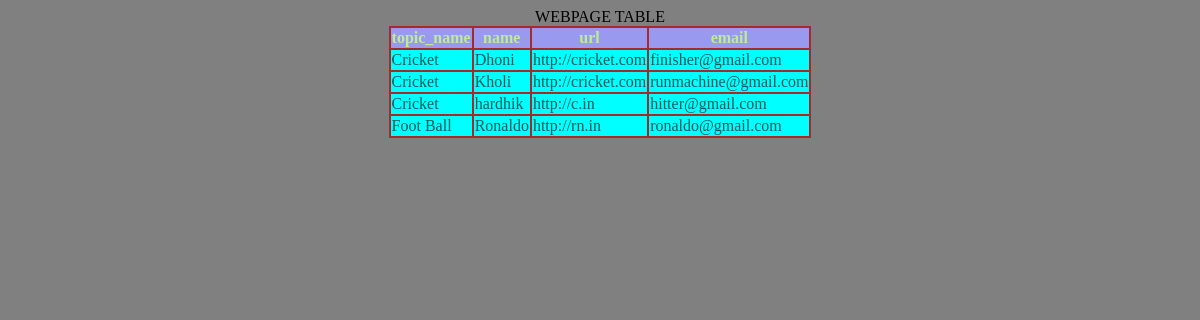
The page /up_webpage/ on the database its author committed.
### app/models.py (models this page shows, shortened)
class Webpage(models.Model):
    topic_name=models.ForeignKey(Topic,on_delete=models.CASCADE)
    name=models.CharField(max_length=100)
    url=models.URLField()
    email=models.EmailField()

class Topic(models.Model):
    topic_name=models.CharField(max_length=100,primary_key=True)
    def __str__(self):
        return self.topic_name

### app/views.py (the view)
# urls.py: path('up_webpage/',up_webpage,name='up_webpage'),
def up_webpage(request):
    wd={'webpages':Webpage.objects.all()}
    return render(request,'display_webpage.html',wd)

### templates/display_webpage.html (shortened to what this page needs)
{% load static %}
<!DOCTYPE html>
<html lang="en">
<head>
    <link rel="stylesheet" href="{% static 'css/c2.css' %}">
</head>
<body>
    <center>
        <table border="2px">WEBPAGE TABLE
            <tr id="a">
                <th>topic_name</th>
                <th>name</th>
                <th>url</th>
                <th>email</th>
            </tr>
            {% for WO in webpages %}
            <tr id="b">
                <td>{{WO.topic_name}}</td>
                <td>{{WO.name}}</td>
                <td>{{WO.url}}</td>
                <td>{{WO.email}}</td>
            </tr>
            {% endfor %}
        </table>
    </center>
</body>
</html>

### static/css/c2.css (style rules this page uses)
body { background-color: grey; }
table,th,td { border: 2px solid brown; border-collapse: collapse; }
#a { color: rgb(189, 236, 148); background-color: rgb(153, 153, 240); }
#b { color: rgb(9, 87, 87); background-color: aqua; }

### rows shown on the page
Webpage: topic_name "Cricket", name "Dhoni", url "http://cricket.com", email "finisher@gmail.com"
Webpage: topic_name "Cricket", name "Kholi", url "http://cricket.com", email "runmachine@gmail.com"
Webpage: topic_name "Cricket", name "hardhik", url "http://c.in", email "hitter@gmail.com"
Webpage: topic_name "Foot Ball", name "Ronaldo", url "http://rn.in", email "ronaldo@gmail.com"
